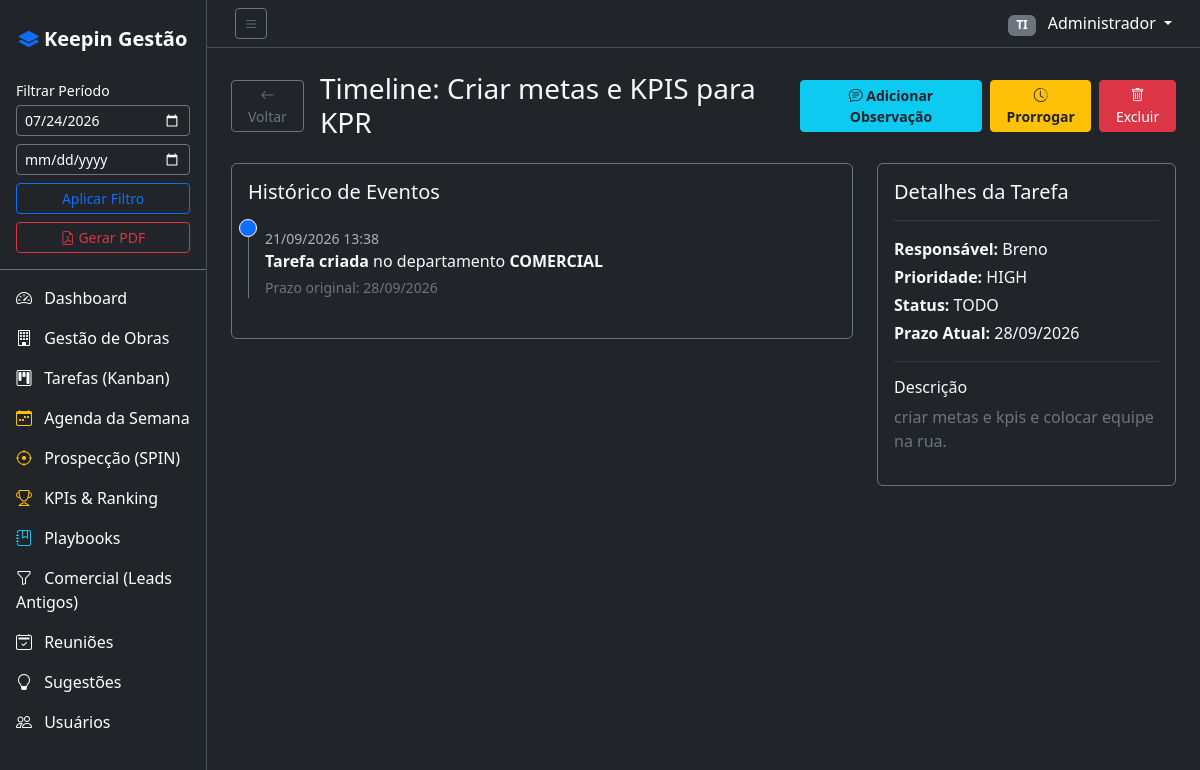
/?page=timeline&id=77 (signed in), run on the app's committed database.
### tables this page shows
CREATE TABLE tasks (
            id INTEGER PRIMARY KEY AUTOINCREMENT,
            title TEXT NOT NULL,
            description TEXT,
            department TEXT NOT NULL,
            status TEXT NOT NULL DEFAULT 'todo',
            priority TEXT NOT NULL DEFAULT 'medium',
            assigned_to INTEGER,
            created_by INTEGER NOT NULL,
            due_date DATE NOT NULL,
            original_due_date DATE NOT NULL,
            completed_at DATETIME,
            meeting_id INTEGER,
            position INTEGER DEFAULT 0,
            created_at DATETIME DEFAULT CURRENT_TIMESTAMP,
            updated_at DATETIME DEFAULT CURRENT_TIMESTAMP,
            FOREIGN KEY (assigned_to) REFERENCES users(id),
            FOREIGN KEY (created_by) REFERENCES users(id),
            FOREIGN KEY (meeting_id) REFERENCES meetings(id)
        );

CREATE TABLE users (
            id INTEGER PRIMARY KEY AUTOINCREMENT,
            name TEXT NOT NULL,
            email TEXT UNIQUE NOT NULL,
            password TEXT NOT NULL,
            role TEXT NOT NULL DEFAULT 'user',
            department TEXT NOT NULL,
            avatar_color TEXT DEFAULT '#6366f1',
            active INTEGER DEFAULT 1,
            created_at DATETIME DEFAULT CURRENT_TIMESTAMP,
            last_login DATETIME
        );

### controllers/TimelineController.php (called while the page is built, shortened)
<?php
class TimelineController {
    public function index() {
        $taskId = isset($_GET['id']) ? (int)$_GET['id'] : 0;
        $db = Database::getConnection();
        $stmt = $db->prepare("SELECT t.*, u.name as assigned_name FROM tasks t LEFT JOIN users u ON t.assigned_to = u.id WHERE t.id = :id");
        $stmt->execute(['id' => $taskId]);
        $task = $stmt->fetch();
        require_once __DIR__ . '/../views/layout/header.php';
        require_once __DIR__ . '/../views/tasks/timeline.php';
        require_once __DIR__ . '/../views/layout/footer.php';
    }
}

### index.php (called while the page is built, shortened)
<?php
$action = isset($_GET['action']) ? $_GET['action'] : 'index';
$controller = new $controllerName();
$controller->$action();

### views/tasks/timeline.php (the view, shortened to what this page needs)
<div class="d-flex justify-content-between align-items-center mb-4">
    <div class="d-flex align-items-center gap-3">
        <a href="<?= BASE_URL ?>/?page=tasks" class="btn btn-outline-secondary btn-sm"><i class="bi bi-arrow-left"></i> Voltar</a>
        <h1 class="h3 text-light mb-0">Timeline: <?= htmlspecialchars($task['title']) ?></h1>
    </div>
    <div class="d-flex gap-2">
        <button class="btn btn-info btn-sm text-dark fw-bold" data-bs-toggle="modal" data-bs-target="#commentModal">
            <i class="bi bi-chat-text"></i> Adicionar Observação
        </button>
        <button class="btn btn-warning btn-sm text-dark fw-bold" data-bs-toggle="modal" data-bs-target="#postponeModal">
            <i class="bi bi-clock-history"></i> Prorrogar
        </button>
        <button class="btn btn-danger btn-sm" data-bs-toggle="modal" data-bs-target="#deleteModal">
            <i class="bi bi-trash"></i> Excluir
        </button>
    </div>
</div>
<div class="row">
    <div class="col-md-8">
        <div class="card bg-dark border-secondary">
            <div class="card-body">
                <h5 class="card-title text-light mb-4">Histórico de Eventos</h5>
                <div class="timeline-container ps-3 border-start border-secondary position-relative">
                    <div class="timeline-item mb-4 position-relative">
                        <span class="position-absolute translate-middle p-2 bg-primary border border-light rounded-circle" style="left: -17px;"></span>
                        <div class="text-muted small"><?= date('d/m/Y H:i', strtotime($task['created_at'])) ?></div>
                        <div class="text-light"><strong>Tarefa criada</strong> no departamento <strong><?= htmlspecialchars($task['department']) ?></strong></div>
                        <div class="text-secondary small mt-1">Prazo original: <?= date('d/m/Y', strtotime($task['original_due_date'])) ?></div>
                    </div>
                </div>
            </div>
        </div>
    </div>
    <div class="col-md-4">
        <div class="card bg-dark border-secondary">
            <div class="card-body">
                <h5 class="card-title text-light">Detalhes da Tarefa</h5>
                <hr class="border-secondary">
                <p class="text-light mb-1"><strong>Responsável:</strong> <?= htmlspecialchars($task['assigned_name'] ?? 'Ninguém') ?></p>
                <p class="text-light mb-1"><strong>Prioridade:</strong> <?= strtoupper($task['priority']) ?></p>
                <p class="text-light mb-1"><strong>Status:</strong> <?= strtoupper($task['status']) ?></p>
                <p class="text-light mb-1"><strong>Prazo Atual:</strong> <span class="<?= strtotime($task['due_date']) < time() ? 'text-danger fw-bold' : '' ?>"><?= date('d/m/Y', strtotime($task['due_date'])) ?></span></p>
                <hr class="border-secondary">
                <h6 class="text-light">Descrição</h6>
                <p class="text-secondary"><?= nl2br(htmlspecialchars($task['description'] ?? 'Sem descrição.')) ?></p>
            </div>
        </div>
    </div>
</div>

### assets/css/app.css (style rules this page uses)
body { background-color: #212529; }

### data on the page
tasks: title "Criar metas e KPIS para KPR", created_at "21/09/2026 13:38", department "COMERCIAL", original_due_date "28/09/2026", created_by.name "Breno", priority "HIGH", status "TODO", due_date "28/09/2026", description "criar metas e kpis e colocar equipe na rua."

### other printed values
$user['department'] "TI"
$user['name'] "Administrador"
